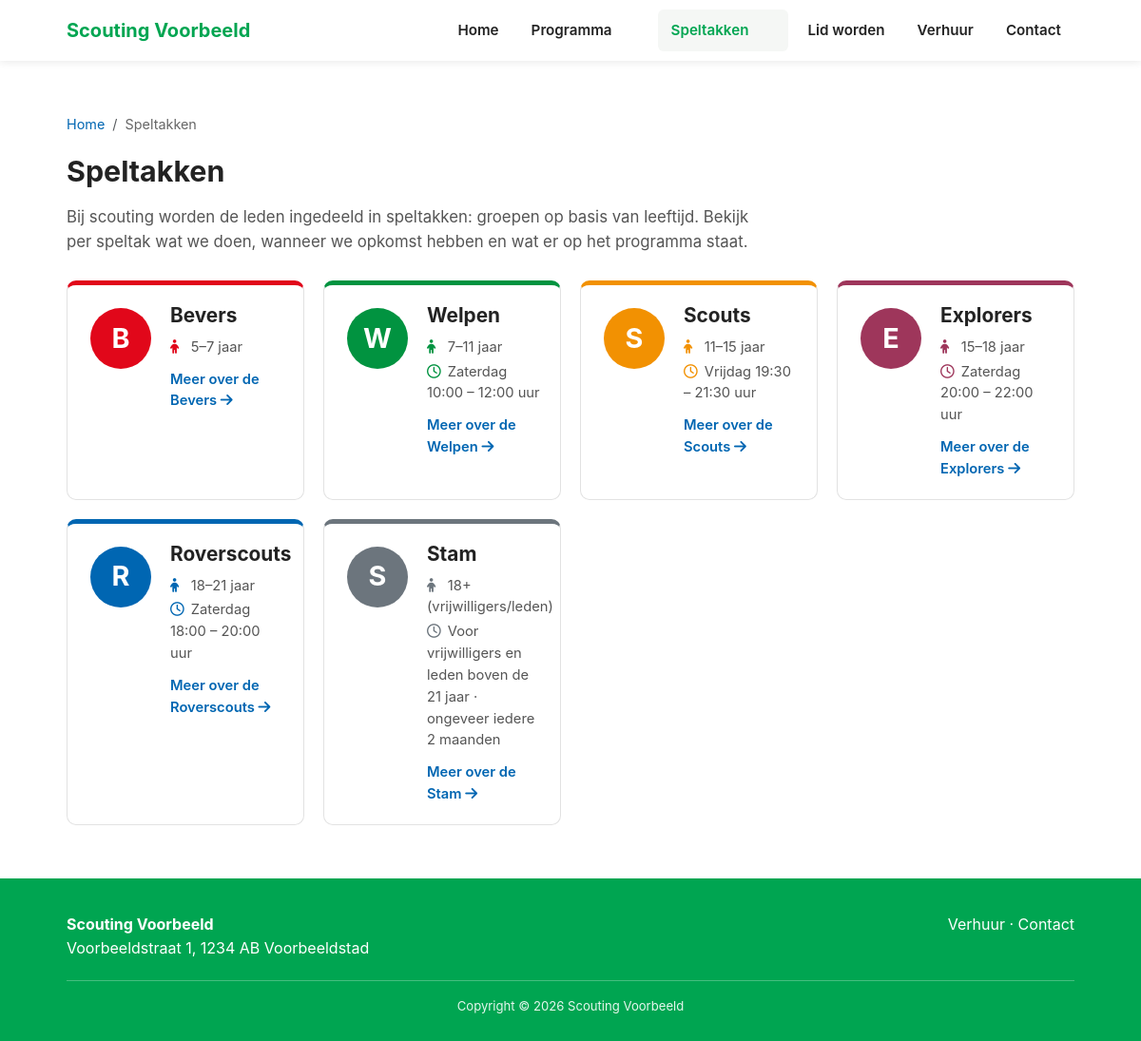
/speltakken.php, run on the app's committed database.
### tables this page shows
CREATE TABLE IF NOT EXISTS header_menu_items (
    id INT UNSIGNED NOT NULL AUTO_INCREMENT,
    parent_id INT UNSIGNED NULL,
    label VARCHAR(150) NOT NULL,
    link_type VARCHAR(30) NOT NULL,
    page_id INT UNSIGNED NULL,
    link_value VARCHAR(2048) NOT NULL DEFAULT '',
    dropdown_type VARCHAR(30) NOT NULL DEFAULT 'none',
    volgorde INT NOT NULL DEFAULT 0,
    actief TINYINT(1) NOT NULL DEFAULT 1,
    seed_key VARCHAR(100) NULL,
    PRIMARY KEY (id),
    UNIQUE KEY uniq_header_seed (seed_key),
    KEY idx_header_order (parent_id, volgorde, id),
    KEY idx_header_page (page_id),
    CONSTRAINT fk_header_parent FOREIGN KEY (parent_id) REFERENCES header_menu_items (id) ON DELETE RESTRICT,
    CONSTRAINT fk_header_page FOREIGN KEY (page_id) REFERENCES pages (id) ON DELETE RESTRICT
);

CREATE TABLE IF NOT EXISTS speltakken (
    id           INT UNSIGNED NOT NULL AUTO_INCREMENT,
    naam         VARCHAR(100) NOT NULL,
    slug         VARCHAR(100) NOT NULL,
    kleur        VARCHAR(20)  NOT NULL DEFAULT '#00A551',
    leeftijd     VARCHAR(100) NULL,
    dag_tijd     VARCHAR(190) NULL,
    leiding      VARCHAR(255) NULL,
    toelichting  TEXT NULL,
    feed_url     VARCHAR(500) NULL,
    afmeld_url   VARCHAR(500) NULL,
    logo         VARCHAR(255) NULL,
    inhoud       LONGTEXT NULL,
    meta_omschrijving VARCHAR(255) NULL,
    actief       TINYINT(1) NOT NULL DEFAULT 1,
    volgorde     INT NOT NULL DEFAULT 0,
    bijgewerkt   DATETIME NOT NULL DEFAULT CURRENT_TIMESTAMP ON UPDATE CURRENT_TIMESTAMP,
    toon_leiding TINYINT(1) NOT NULL DEFAULT 1,
    PRIMARY KEY (id),
    UNIQUE KEY uniq_slug (slug)
);

### includes/db.php (called while the page is built, shortened)
<?php
function db(): PDO
{
    static $pdo = null;
    if ($pdo === null) {
        $dsn = 'mysql:host=' . DB_HOST . ';port=' . DB_PORT . ';dbname=' . DB_NAME . ';charset=' . DB_CHARSET;
        try {
            $pdo = new PDO($dsn, DB_USER, DB_PASS, [
                PDO::ATTR_ERRMODE => PDO::ERRMODE_EXCEPTION,
                PDO::ATTR_DEFAULT_FETCH_MODE => PDO::FETCH_ASSOC,
                PDO::ATTR_EMULATE_PREPARES => false,
            ]);
        } catch (PDOException $e) {
            http_response_code(500);
            if (APP_DEBUG) {
                die('Databaseverbinding mislukt: ' . htmlspecialchars($e->getMessage()));
            }
            die('Er is een probleem met de website. Probeer het later opnieuw.');
        }
    }
    return $pdo;
}

### includes/header_menu.php (called while the page is built, shortened)
<?php
function header_menu_rows(): ?array
{
    try {
        $rows = db()->query('SELECT h.*, p.slug AS page_slug, p.actief AS page_active
            FROM header_menu_items h LEFT JOIN pages p ON p.id = h.page_id
            ORDER BY h.volgorde ASC, h.id ASC')->fetchAll();
        return $rows;
    } catch (PDOException $exception) {
        if (!header_menu_missing_table($exception)) {
            throw $exception;
        }
        return null;
    }
}
function header_menu_url(array $item, string $homeHref): ?string
{
    switch ($item['link_type']) {
        case 'programma':
            return programma_url();
        case 'section':
            return isset(HEADER_SECTIONS[$item['link_value']]) ? $homeHref . '#' . $item['link_value'] : null;
        case 'speltakken':
            return speltakken_page_active() ? speltakken_url() : null;
    }
    return null;
}
function header_menu_tree(string $homeHref, string $currentPageSlug = '', string $activeNav = ''): array
{
    $rows = header_menu_rows();
    $rows = $rows === null ? header_menu_legacy_rows() : $rows;
    $speltakken = null;
    $tree = [];
    foreach ($rows as $row) {
        $url = header_menu_url($row, $homeHref);
        $row['url'] = $url;
        $row['active'] = ($row['link_type'] === 'page' && $currentPageSlug !== '' && $currentPageSlug === ($row['page_slug'] ?? ''))
            || ($row['link_type'] === 'speltakken' && $activeNav === 'speltakken')
            || ($activeNav === 'programma' && ($row['link_type'] === 'programma'
                || ($row['link_type'] === 'section' && $row['link_value'] === 'programma')));
        $row['children'] = [];
        if ($row['dropdown_type'] === 'manual') {
            foreach ($rows as $child) {
                if ((string) $child['parent_id'] !== (string) $row['id'] || !$child['actief']) {
                    continue;
                }
                $childUrl = header_menu_url($child, $homeHref);
                if ($childUrl !== null) {
                    $row['children'][] = ['label' => $child['label'], 'url' => $childUrl];
                    if ($child['link_type'] === 'page' && $currentPageSlug !== '' && ($child['page_slug'] ?? '') === $currentPageSlug) {
                        $row['active'] = true;
                    }
                }
            }
        } elseif (in_array($row['dropdown_type'], ['programme', 'speltakken'], true)) {
            if ($speltakken === null) {
                $speltakken = get_speltakken(true);
            }
            foreach ($speltakken as $speltak) {
                $row['children'][] = ['label' => $speltak['naam'], 'url' => $row['dropdown_type'] === 'programme'
                    ? programma_url($speltak['slug']) : speltak_url($speltak['slug'])];
            }
        }
        $tree[] = $row;
    }
    return $tree;
}

### speltakken.php (the view, shortened to what this page needs)
<?php
require_once __DIR__ . '/includes/functions.php';
if (!speltakken_page_active()) {
    require __DIR__ . '/404.php';
    exit;
}
$speltakken = get_speltakken(true);
$intro = trim(get_setting('speltakken_intro'));
$activeNav = 'speltakken';
$crumbs = [['Home', './'], ['Speltakken', speltakken_url()]];
include __DIR__ . '/includes/site_layout_top.php';
?>
<section class="pagina-content">
  <div class="container">
    <?= breadcrumbs_html($crumbs) ?>
    <h1>Speltakken</h1>
    <?php if ($intro !== ''): ?><p class="speltakken-intro"><?= e($intro) ?></p><?php endif; ?>
    <?php if ($speltakken): ?>
    <ul class="speltak-cards">
      <?php foreach ($speltakken as $sp): ?>
      <li>
        <a class="speltak-card" href="<?= e(speltak_url($sp['slug'])) ?>" style="--speltak-kleur:<?= e($sp['kleur']) ?>">
          <span class="speltak-logo">
            <?php if (!empty($sp['logo'])): ?>
            <img src="<?= e($sp['logo']) ?>" alt="Logo <?= e($sp['naam']) ?>" width="96" height="96" loading="lazy">
            <?php else: ?>
            <span class="speltak-logo-fallback" aria-hidden="true"><?= e(preg_match('/^./us', $sp['naam'], $m) ? $m[0] : '') ?></span>
            <?php endif; ?>
          </span>
          <div class="speltak-card-body">
            <h2><?= e($sp['naam']) ?></h2>
            <?php if (!empty($sp['leeftijd'])): ?><span class="speltak-card-fact"><i class="fa-solid fa-child" aria-hidden="true"></i> <?= e($sp['leeftijd']) ?></span><?php endif; ?>
            <?php if (!empty($sp['dag_tijd'])): ?><span class="speltak-card-fact"><i class="fa-regular fa-clock" aria-hidden="true"></i> <?= e($sp['dag_tijd']) ?></span><?php endif; ?>
            <span class="speltak-card-more">Meer over de <?= e($sp['naam']) ?> <i class="fa-solid fa-arrow-right" aria-hidden="true"></i></span>
          </div>
        </a>
      </li>
      <?php endforeach; ?>
    </ul>
    <?php else: ?>
    <p>Er zijn op dit moment geen speltakken.</p>
    <?php endif; ?>
  </div>
</section>
<?php include __DIR__ . '/includes/site_layout_bottom.php'; ?>

### includes/site_layout_top.php (shortened to what this page needs)
<?php
require_once __DIR__ . "/header_menu.php";
$isHome = $isHome ?? false;
$currentPageSlug = $currentPageSlug ?? null;
$activeNav = $activeNav ?? null;
$homeHref = $isHome ? '' : './';
?>
<!DOCTYPE html>
<html lang="nl">
<head>
<link rel="stylesheet" href="https://cdn.jsdelivr.net/npm/bootstrap@5.3.8/dist/css/bootstrap.min.css">
<?= font_awesome_head('assets/js/async-css.js') ?>
<link rel="stylesheet" href="<?= e(asset_url('assets/css/style.css')) ?>">
</head>
<body>
<header>
  <div class="navwrap">
    <a href="<?= $homeHref ?>#top" class="brand">
      <span><?= e(get_setting('org_naam')) ?></span>
    </a>
    <nav id="mainNav" aria-label="Hoofdnavigatie">
      <ul class="header-menu">
        <?php foreach (header_menu_tree($homeHref, (string) $currentPageSlug, (string) $activeNav) as $menuItem): ?>
        <li class="header-menu-item">
          <div class="header-menu-link<?= ($menuItem['children'] ? ' has-submenu' : '') . ($menuItem['active'] ? ' is-active' : '') ?>">
            <a class="header-main-link<?= $menuItem['active'] ? ' active' : '' ?>" href="<?= e($menuItem['url']) ?>"<?= $menuItem['active'] ? ' aria-current="page"' : '' ?>><?= e($menuItem['label']) ?></a>
            <?php if ($menuItem['children']): ?>
            <button type="button" class="header-submenu-toggle" aria-expanded="false" aria-controls="header-submenu-<?= (int) $menuItem['id'] ?>" aria-label="<?= e('Submenu ' . $menuItem['label'] . ' openen of sluiten') ?>"><?= header_menu_icon('chevron-down') ?></button>
            <?php endif; ?>
          </div>
        </li>
        <?php endforeach; ?>
      </ul>
    </nav>
  </div>
</header>
<main>

### assets/css/style.css (style rules this page uses)
:root { --green:#00A551; --green-dark:#00893f; --blue:#0066B2; --orange:#F2940A; --red:#E1071A; --brique:#9e365b; --yellow:#FCDD17; --gray:#6c757d; --dark:#222; --text:#333; --bg:#ffffff; --light:#f5f7f5; --bevers: #E1071A; --welpen: #019340; --scouts: #f29102; --explorers: #9e365b; }
* { box-sizing:border-box; }
html { scroll-behavior:smooth; scroll-padding-top:90px; }
body { margin:0; font-family:-apple-system,BlinkMacSystemFont,"Segoe UI",Roboto,Helvetica,Arial,sans-serif; color:var(--text); background:var(--bg); line-height:1.55; }
a { color:var(--blue); text-decoration:none; }
h1,h2,h3 { font-weight:700; color:var(--dark); }
.container { max-width:1100px; margin:0 auto; padding:0 20px; }
header { position:sticky; top:0; z-index:1000; background:#fff; box-shadow:0 2px 8px rgba(0,0,0,0.08); }
.navwrap { display:flex; align-items:center; justify-content:space-between; max-width:1100px; margin:0 auto; padding:10px 20px; }
.brand { display:flex; align-items:center; gap:12px; }
.brand span { font-weight:700; font-size:1.25rem; color:var(--green); }
header nav > .header-menu { list-style:none; display:flex; gap:6px; margin:0; padding:0; }
header nav a { display:block; padding:10px 14px; color:var(--dark); font-weight:600; border-radius:6px; font-size:0.95rem; }
header nav a.active { color:var(--green); background:var(--light); }
.header-menu { flex-wrap:wrap; justify-content:flex-end; }
.header-menu-item { position:relative; min-width:0; max-width:100%; }
.header-menu-link { display:flex; align-items:center; border-radius:6px; transition:background-color .15s ease; }
.header-menu-link:hover,.header-menu-link:focus-within,.header-menu-link.is-active { background:var(--light); color:var(--green); }
#mainNav .header-main-link { min-width:0; min-height:44px; display:flex; align-items:center; overflow-wrap:anywhere; background:transparent; }
.header-menu-link:hover > a,.header-menu-link:focus-within > a,.header-menu-link.is-active > a { color:var(--green); }
.header-menu-link.has-submenu > a { padding-right:6px; }
.header-submenu-toggle { display:inline-flex; align-items:center; justify-content:center; flex:0 0 32px; width:32px; height:32px; margin:0 4px 0 0; padding:0; border:0; border-radius:5px; background:transparent; color:inherit; cursor:pointer; }
section { padding:56px 0; }
.pagina-content h1 { margin:0 0 28px; font-size:1.9rem; }
.speltakken-intro, .programma-intro { color:#555; font-size:1.05rem; max-width:720px; margin:-12px 0 28px; }
.speltak-cards { list-style:none; margin:0; padding:0; display:grid; grid-template-columns:repeat(auto-fill,minmax(250px,1fr)); gap:20px; }
.speltak-card { display:flex; gap:16px; align-items:flex-start; height:100%; background:#fff; border:1px solid #e2e2e2; border-top:5px solid var(--speltak-kleur, var(--green)); border-radius:10px; padding:20px; color:var(--text); transition:transform .25s ease, box-shadow .25s ease; }
.speltak-card h2 { margin:0 0 6px; font-size:1.3rem; }
.speltak-card-body { display:flex; flex-direction:column; gap:3px; min-width:0; }
.speltak-card-fact { color:#555; font-size:0.92rem; }
.speltak-card-fact i { width:1.2em; color:var(--speltak-kleur, var(--green)); }
.speltak-card-more { margin-top:8px; color:var(--blue); font-weight:600; font-size:0.92rem; }
.speltak-logo { flex-shrink:0; display:flex; align-items:center; justify-content:center; width:72px; height:72px; }
.speltak-logo-fallback { display:flex; align-items:center; justify-content:center; width:64px; height:64px; border-radius:50%; background:var(--speltak-kleur, var(--green)); color:#fff; font-weight:700; font-size:1.8rem; }
a { transition:color .2s ease, background-color .2s ease, opacity .2s ease; }
header nav a { transition:background-color .2s ease, color .2s ease; }

### data on the page
header_menu_items: label "Home"
header_menu_items: label "Programma"
header_menu_items: label "Speltakken"
header_menu_items: label "Lid worden"
header_menu_items: label "Verhuur"
header_menu_items: label "Contact"
speltakken: naam "B", naam "Bevers", leeftijd "5–7 jaar"
speltakken: naam "W", naam "Welpen", leeftijd "7–11 jaar", dag_tijd "Zaterdag 10:00 – 12:00 uur"
speltakken: naam "S", naam "Scouts", leeftijd "11–15 jaar", dag_tijd "Vrijdag 19:30 – 21:30 uur"
speltakken: naam "E", naam "Explorers", leeftijd "15–18 jaar", dag_tijd "Zaterdag 20:00 – 22:00 uur"
speltakken: naam "R", naam "Roverscouts", leeftijd "18–21 jaar", dag_tijd "Zaterdag 18:00 – 20:00 uur"
speltakken: naam "S", naam "Stam", leeftijd "18+ (vrijwilligers/leden)", dag_tijd "Voor vrijwilligers en leden boven de 21 jaar · ongeveer iedere 2 maanden"

### other printed values
get_setting('org_naam') "Scouting Voorbeeld"
$name "Home"
$name "Speltakken"
$intro "Bij scouting worden de leden ingedeeld in speltakken: groepen op basis van leeftijd. Bekijk per speltak wat we doen, wanneer we opkomst hebben en wat er op het programma staat."
get_setting('org_straat') "Voorbeeldstraat 1"
get_setting('org_postcode') "1234 AB"
get_setting('org_plaats') "Voorbeeldstad"
get_setting_with_year('footer_copyright') "Copyright © 2026 Scouting Voorbeeld"
